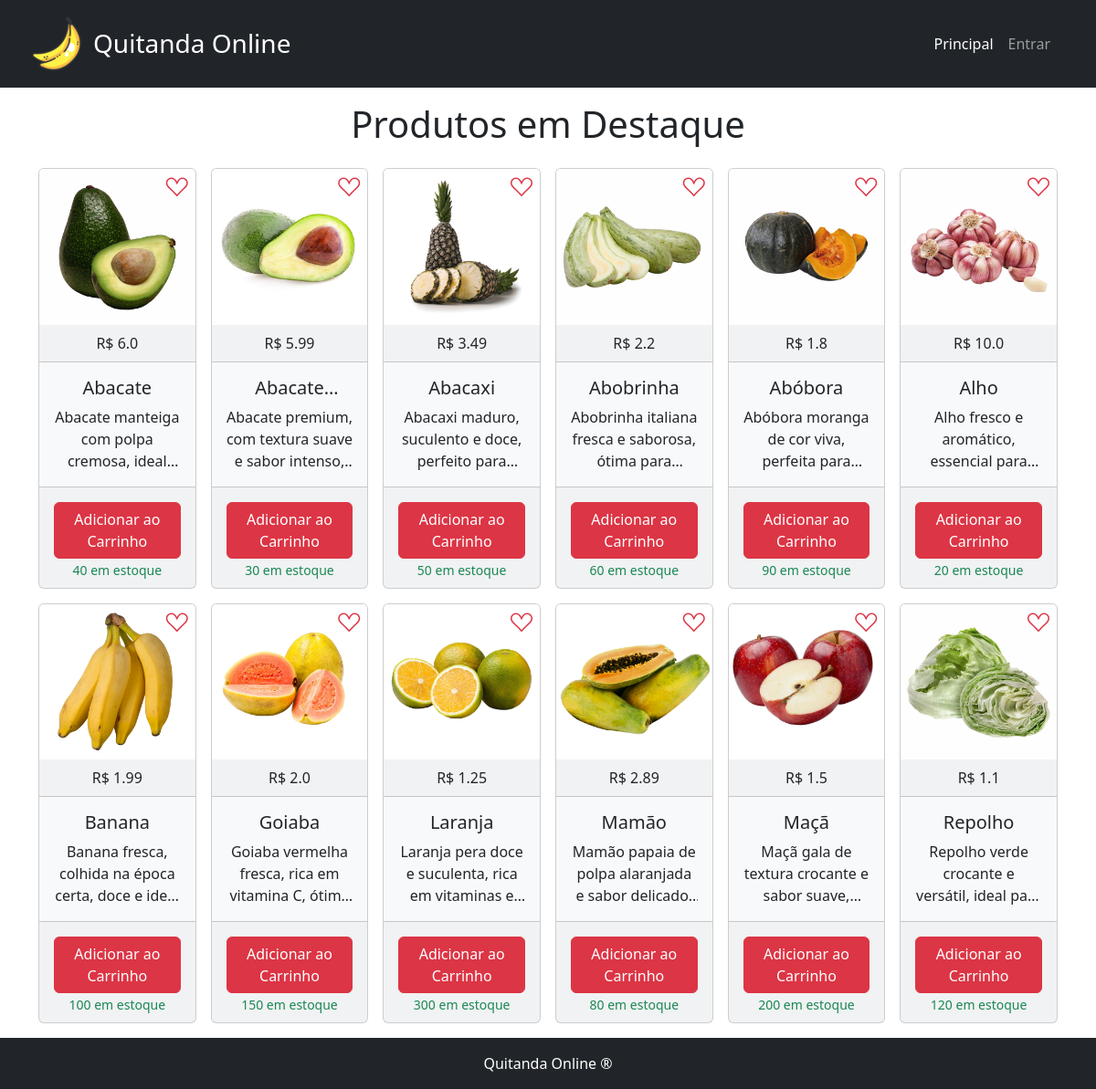
Before: / with the older database file.
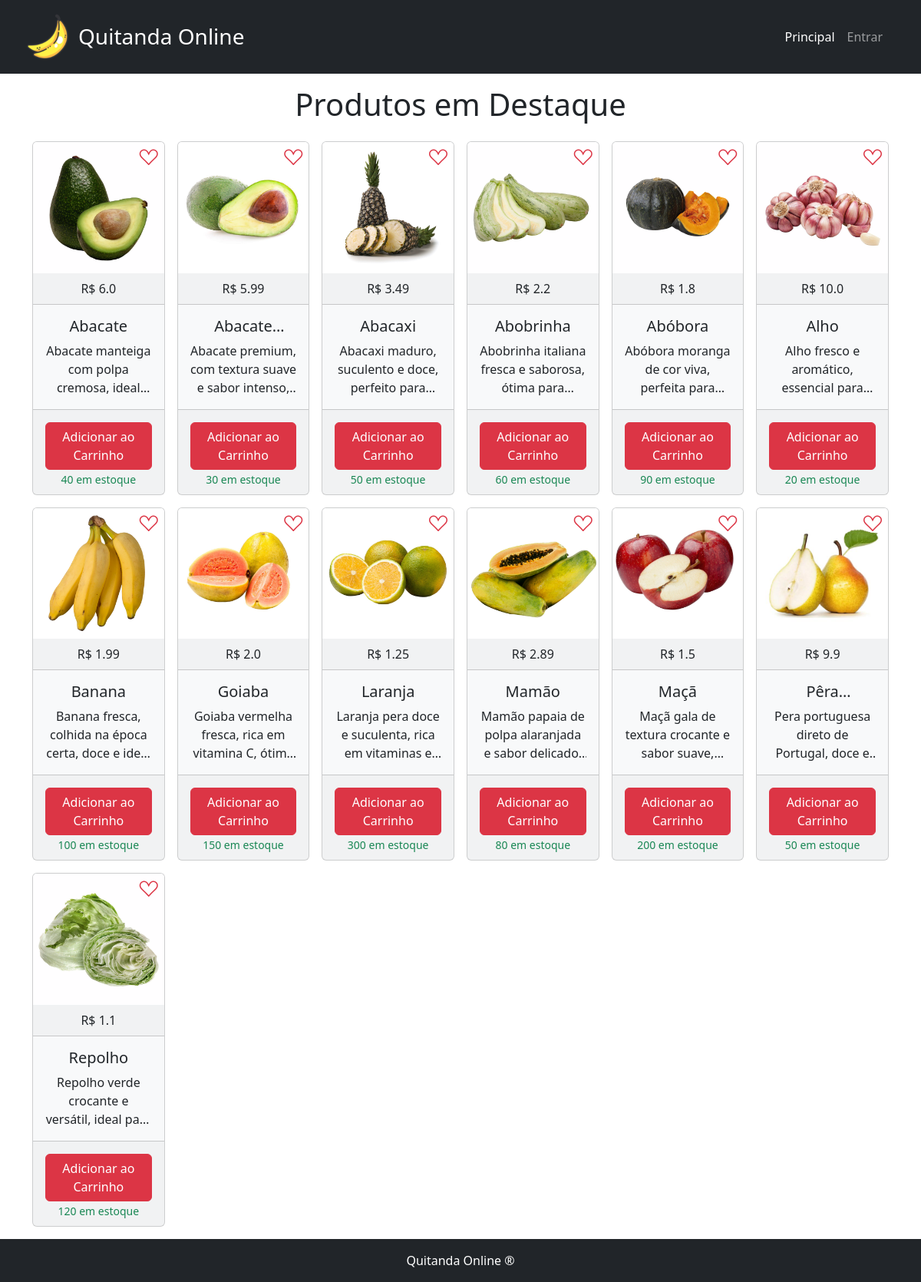
After: the same page with the newer database file.
### tables this page shows
CREATE TABLE produto (
        id INTEGER PRIMARY KEY AUTOINCREMENT,
        nome VARCHAR(100) NOT NULL,
        descricao VARCHAR(1000) NOT NULL,
        preco REAL NOT NULL,
        estoque INTEGER NOT NULL);

### routes/public_router.py (the view)
@router.get("/")
def get_root(request: Request):
    produtos = ProdutoRepo.obter_todos()
    response = templates.TemplateResponse(
        "index.html", {"request": request, "produtos": produtos})
    return response

### templates/index.html (shortened to what this page needs)
{% extends "base.html" %}
{% set index_active = "active" %}
{% block conteudo %}
<h1 class="text-center">Produtos em Destaque</h1>
<div class="row row-cols-1 row-cols-sm-2 row-cols-md-3 row-cols-lg-4 row-cols-xl-6 g-3 mt-2">
    {% for p in produtos %}
    <div class="col">
        <div class="card text-center bg-light">
            <a href="#" class="position-absolute end-0 p-2 text-danger">
                <i class="bi-suit-heart" style="font-size: 24px; line-height: 24px;"></i>
            </a>
            <a href="/produto/{{p.id}}">
                <img src="/static/img/produtos/{{'{:06d}'.format(p.id)}}.jpg" class="card-img-top">
            </a>
            <div class="card-header">
                R$ {{p.preco}}
            </div>
            <div class="card-body">
                <h5 class="card-title t1l">{{p.nome}}</h5>
                <p class="card-text t3l">
                    {{p.descricao}}
                </p>
            </div>
            <div class="card-footer">
                <a href="carrinho.html" class="btn btn-danger mt-2 d-block">
                    Adicionar ao Carrinho
                </a>
                <small class="text-success">{{p.estoque}} em estoque</small>
            </div>
        </div>
    </div>
    {% endfor %}
</div>
{% endblock %}

### templates/base.html (shortened to what this page needs)
{% set autenticado = "usuario" in request.session %}
<!DOCTYPE html>
<html lang="pt-br">
<head>
    <link href="https://cdn.jsdelivr.net/npm/bootstrap@5.3.3/dist/css/bootstrap.min.css" rel="stylesheet">
    <link rel="stylesheet" href="https://cdn.jsdelivr.net/npm/bootstrap-icons@1.11.3/font/bootstrap-icons.min.css">
    <link rel="stylesheet" href="/static/css/estilos.css">
</head>
<body class="min-vh-100 d-flex flex-column justify-content-center align-items-center">
    <header class="w-100 mb-3">
        <nav class="navbar navbar-expand navbar-dark bg-dark p-3">
            <div class="container nav navbar-nav justify-content-between">
                <div class="d-flex justify-content-end align-items-center">
                    <img src="/static/img/logo.png" alt="logo" height="64">
                    <span class="display-6 fs-3 text-white ms-2">Quitanda Online</span>
                </div>
                <div class="d-flex justify-content-end align-items-center">
                    <a class="nav-item nav-link {{index_active}}" href="/">Principal</a>
                    {% if autenticado: %}
                    {% set usuario = request.session["usuario"] %}
                    <a class="nav-item nav-link {{admin_active}}" href="/admin">Administrar</a>
                    <a class="nav-item nav-link" href="/sair">Sair</a>
                    <span class="nav-item">
                        <img src="/static/img/usuarios/{{'{:06d}'.format(usuario.id)}}.jpg" alt="Usuário" class="img-thumbnail rounded-circle ms-2" style="height:48px">
                    </span>
                    {% else: %}
                    <a class="nav-item nav-link {{entrar_active}}" href="/entrar">Entrar</a>
                    {% endif %}
                </div>
            </div>
        </nav>
    </header>
    <main class="container flex-fill">
        {% block conteudo %}
        {% endblock %}
    </main>
    <footer class="w-100 text-bg-dark p-3 text-center mt-3">
        <p class="m-0">Quitanda Online &reg;</p>
    </footer>
</body>
</html>

### static/css/estilos.css (style rules this page uses)
.t1l { display: -webkit-box; -webkit-line-clamp: 1; line-clamp: 1; -webkit-box-orient: vertical; overflow: hidden; }
.t3l { display: -webkit-box; -webkit-line-clamp: 3; line-clamp: 3; -webkit-box-orient: vertical; overflow: hidden; }

Changed rows visible on the page:
added produto: shows a picture, preco "9.9", descricao "Pera portuguesa direto de Portugal, doce…", estoque "50"
